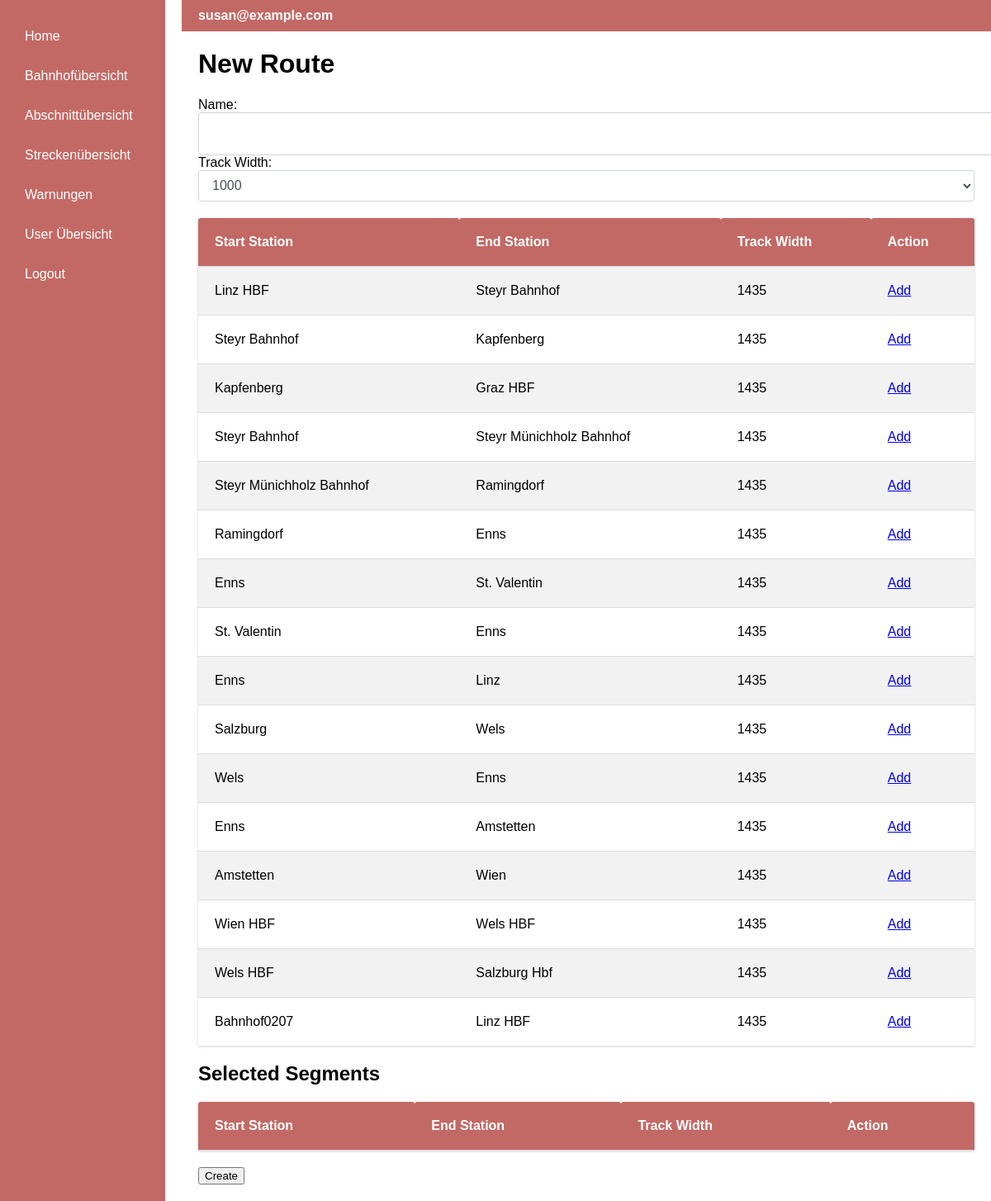
The app's page /routeNew (signed in) with its own data.
### app/models.py (models this page shows, shortened)
class User(UserMixin, db.Model):
    id: so.Mapped[int] = so.mapped_column(primary_key=True)
    username: so.Mapped[str] = so.mapped_column(sa.String(64), index=True,
                                                unique=True)
    email: so.Mapped[str] = so.mapped_column(sa.String(120), index=True,
                                             unique=True)
    password_hash: so.Mapped[Optional[str]] = so.mapped_column(sa.String(256))
    isAdmin = db.Column(db.Boolean, default=False)
    address_id = db.Column(db.Integer, db.ForeignKey('address.id', name='fk_user_address_id'))
    address = db.relationship('Address', backref='user', uselist=False)

class Segment(db.Model):
    id = db.Column(db.Integer, primary_key=True, autoincrement=True)
    startStation = db.Column(db.Integer, db.ForeignKey('station.id', name='fk_segment_start'))
    endStation = db.Column(db.Integer, db.ForeignKey('station.id', name='fk_segment_end'))
    trackWidth = db.Column(db.Integer)
    length = db.Column(db.Double)
    maxSpeed = db.Column(db.Integer)
    price = db.Column(db.Double)
    warnings = db.relationship("Warning")

class Station(db.Model):
    id = db.Column(db.Integer, primary_key=True, autoincrement=True)
    name = db.Column(db.String(140))
    address_id = db.Column(db.Integer, db.ForeignKey('address.id', name='fk_station_address_id'))
    address = db.relationship("Address")
    xcoord = db.Column(db.String(140))
    ycoord = db.Column(db.String(140))

### app/routes.py (the view, shortened to what this page needs)
@app.route('/routeNew', methods=['GET', 'POST'])
@app.route('/routeNew/<int:segment_id>', methods=['GET', 'POST'])
@login_required
def routeNew(segment_id=None):
    StartStation = aliased(Station)
    EndStation = aliased(Station)
    if 'selected_segments' not in session:
        session['selected_segments'] = []
    remove = request.args.get('remove', default=False, type=bool)
    if (request.method == 'GET'):
        if segment_id:
            if remove:
                session['selected_segments'].remove(segment_id)
                session.modified = True
            else:
                segment = Segment.query.get(segment_id)
                if segment:
                    session['selected_segments'].append(segment_id)
                    session.modified = True
        else:
            session['selected_segments'] = []
    if session['selected_segments']:
        last_added_segment = Segment.query.get(session['selected_segments'][-1])
        segments = db.session.query(
            Segment,
            StartStation.name.label('start_station_name'),
            EndStation.name.label('end_station_name')
        ).join(
            StartStation, Segment.startStation == StartStation.id
        ).join(
            EndStation, Segment.endStation == EndStation.id
        ).filter(
            Segment.startStation == last_added_segment.endStation,
            Segment.trackWidth == last_added_segment.trackWidth
        ).all()
    else:
        segments = db.session.query(
            Segment,
            StartStation.name.label('start_station_name'),
            EndStation.name.label('end_station_name')
        ).join(
            StartStation, Segment.startStation == StartStation.id
        ).join(
            EndStation, Segment.endStation == EndStation.id
        ).all()
    new_route = Route()
    form = RouteForm(obj=new_route)
    selected_segments = [db.session.query(
        Segment,
        StartStation.name.label('start_station_name'),
        EndStation.name.label('end_station_name')
    ).join(
        StartStation, Segment.startStation == StartStation.id
    ).join(
        EndStation, Segment.endStation == EndStation.id
    ).filter(
        Segment.id == id
    ).first() for id in session['selected_segments']]
    return render_template('route_new.html', form=form, segments=segments, selected_segments=selected_segments)

### app/forms.py (shortened to what this page needs)
class RouteForm(FlaskForm):
    name = StringField('Route Name', validators=[DataRequired()])
    startStation = SelectField('Start Station', coerce=int, validators=[DataRequired()])
    endStation = SelectField('End Station', coerce=int, validators=[DataRequired()])
    trackWidth = SelectField('Track Width', choices=[('1000', '1000'), ('1435', '1435')], coerce=int)
    submit = SubmitField('Submit')
    def __init__(self, *args, **kwargs):
        super(RouteForm, self).__init__(*args, **kwargs)
        self.startStation.choices = [(station.id, station.name) for station in Station.query.all()]
        self.endStation.choices = [(station.id, station.name) for station in Station.query.all()]

### app/models.py (called while the page is built)
@login.user_loader
def load_user(id):
    return db.session.get(User, int(id))

### app/templates/route_new.html (shortened to what this page needs)
{% extends "base.html" %}
{% block content %}
    <h1>New Route</h1>
    <form method="POST">
        <label for="name">Name:</label>
        {{ form.name(class="form-control") }}
        <label for="trackWidth">Track Width:</label>
{{ form.trackWidth(class="form-control") }}
        <table class="table-station">
    <tr>
        <th>Start Station</th>
        <th>End Station</th>
        <th>Track Width</th>
        <th>Action</th>
    </tr>
    {% for segment, start_station_name, end_station_name in segments %}
        <tr>
            <td>{{ start_station_name }}</td>
            <td>{{ end_station_name }}</td>
            <td>{{ segment.trackWidth }}</td>
            <td><a href="{{ url_for('routeNew', segment_id=segment.id) }}">Add</a></td>
        </tr>
    {% endfor %}
</table>
        <h2>Selected Segments</h2>
        <table class="table-station">
    <tr>
        <th>Start Station</th>
        <th>End Station</th>
        <th>Track Width</th>
        <th>Action</th>
    </tr>
</table>
        <input type="submit" value="Create">
    </form>
{% endblock %}

### app/templates/base.html (shortened to what this page needs)
<!DOCTYPE html>
<html lang="en">
<head>
</head>
<body>
<div class="container">
    <div class="sidebar">
        <a href="{{ url_for('index') }}">Home</a>
        {% if current_user.is_anonymous %}
            <a href="{{ url_for('login') }}">Login</a>
        {% else %}
            <a href="{{ url_for('trainstation') }}">Bahnhofübersicht</a>
            <a href="{{ url_for('segments') }}">Abschnittübersicht</a>
            <a href="{{ url_for('routes_overview') }}">Streckenübersicht</a>
            <a href="{{ url_for('warnings') }}">Warnungen</a>
            {% if current_user.is_authenticated and current_user.isAdmin %}
                <a href="{{ url_for('user') }}">User Übersicht</a>
            {% endif %}
            <a href="{{ url_for('logout') }}">Logout</a>
        {% endif %}
    </div>
    <div class="content">
        <div class="topbar">
            <span class="email">{{ current_user.email if not current_user.is_anonymous else 'Guest' }}</span>
        </div>
        {% block content %}{% endblock %}
    </div>
</div>
</body>
</html>

### app/templates/base.html (style rules this page uses)
body, html { margin: 0; padding: 0; font-family: Arial, sans-serif; width: 100%; height: 100%; overflow-x: hidden; overflow-y: auto; }
.container { display: flex; height: 100vh; width: 100%; }
.sidebar { background-color: rgb(195, 105, 101); color: white; width: 200px; padding: 20px; display: flex; flex-direction: column; box-sizing: border-box; }
.sidebar a { text-decoration: none; color: white; padding: 10px; margin: 5px 0; display: block; }
.content { flex-grow: 1; padding: 0 20px 20px 40px; overflow: auto }
.topbar { background-color: rgb(195, 105, 101); color: white; padding: 10px 20px; display: flex; align-items: center; justify-content: space-between; width: calc(100% + 40px); margin: 0 -20px 0 -20px; box-sizing: border-box; }
.email { font-weight: bold; padding-right: 20px; }
.table-station { overflow-y: hidden; width: 100%; border-collapse: separate; border-spacing: 0; margin: 20px 0; box-shadow: 0 1px 3px rgba(0, 0, 0, 0.2); }
.table-station th, .table-station td { padding: 20px; text-align: left; border-bottom: 1px solid #ddd; }
.table-station th { background-color: rgb(195, 105, 101); color: white; border-radius: 3px 3px 0 0; }
.table-station tr:last-child td { border-bottom: none; }
.table-station tr:nth-child(even) { background-color: #f2f2f2; }
.form-control { display: block; width: 100%; height: calc(1.5em + .75rem + 2px); padding: .375rem .75rem; font-size: 1rem; font-weight: 400; line-height: 1.5; color: #495057; background-color: #fff; background-clip: padding-box; border: 1px solid #ced4da; border-radius: .25rem; transition: border-color .15s ease-in-out, box-shadow .15s ease-in-out; }

### records on screen
User: email "susan@example.com"
Segment: name "Linz HBF", name "Steyr Bahnhof", trackWidth "1435"
Segment: name "Steyr Bahnhof", name "Kapfenberg", trackWidth "1435"
Segment: name "Kapfenberg", name "Graz HBF", trackWidth "1435"
Segment: name "Steyr Bahnhof", name "Steyr Münichholz Bahnhof", trackWidth "1435"
Segment: name "Steyr Münichholz Bahnhof", name "Ramingdorf", trackWidth "1435"
Segment: name "Ramingdorf", name "Enns", trackWidth "1435"
Segment: name "Enns", name "St. Valentin", trackWidth "1435"
Segment: name "St. Valentin", name "Enns", trackWidth "1435"
Segment: name "Enns", name "Linz", trackWidth "1435"
Segment: name "Salzburg", name "Wels", trackWidth "1435"
Segment: name "Wels", name "Enns", trackWidth "1435"
Segment: name "Enns", name "Amstetten", trackWidth "1435"
Segment: name "Amstetten", name "Wien", trackWidth "1435"
Segment: name "Wien HBF", name "Wels HBF", trackWidth "1435"
Segment: name "Wels HBF", name "Salzburg Hbf", trackWidth "1435"
Segment: name "Bahnhof0207", name "Linz HBF", trackWidth "1435"
